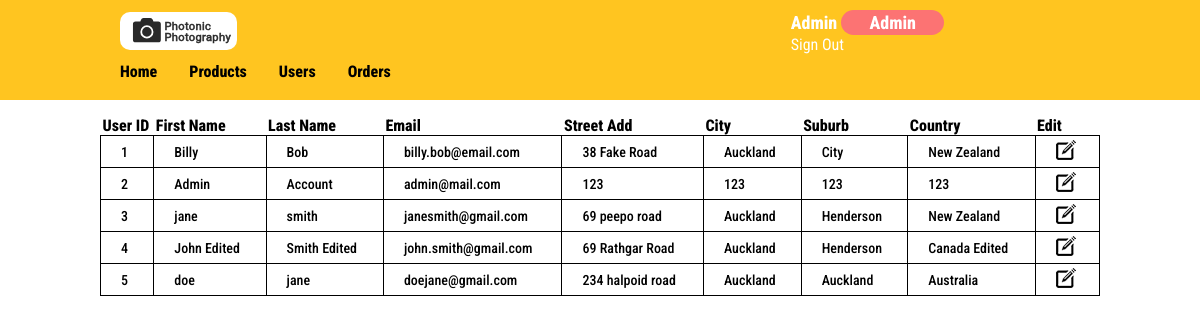
The app's page /displayusers.php (signed in) with its own data.
### tables this page shows
CREATE TABLE `users` (
  `userid` int(100) NOT NULL,
  `firstname` text NOT NULL,
  `lastname` text NOT NULL,
  `email` varchar(256) NOT NULL,
  `streetadd` varchar(256) DEFAULT NULL,
  `city` varchar(100) DEFAULT NULL,
  `suburb` varchar(100) DEFAULT NULL,
  `country` varchar(256) DEFAULT NULL,
  `psw` varchar(256) NOT NULL
);

### db.php (called while the page is built, shortened)
<?php
    class db_photography {
        private $host = "localhost";
        private $user = "bradley";
        private $db = "photography";
        private $pass = "bradleyadmin";
        private $conn;
        public function __construct() {
            try {
                $this->conn = new PDO("mysql:host=" . $this->host . ";dbname=" . $this->db, $this->user, $this->pass);
            }
            catch (PDOException $e) {
                print("Unable to connect to the databse");
                exit();
            }
        }
        public function getallusers() {
            $sql = "SELECT * FROM users";
            $q = $this->conn->query($sql)or die("failed query in getting current password");
            while($r = $q->fetch(PDO::FETCH_ASSOC)){
                $results[] = $r;
            }
            return $results;
            exit();
        }
    }
?>

### displayusers.php (the view, shortened to what this page needs)
<!DOCTYPE html>
<?php
    spl_autoload_register(function ($class) {
        include_once('db.php');
    });
    $obj = new db_photography;
    $combinedresults = $obj->getallusers();
?>
<html lang="en">
    <head>
        <link rel="stylesheet" href="css/catalogue.css">
    </head>
    <body>
        <div class="nav" id="nav">
            <div class="nav-inner-top">
                <div class="logo">
                    <a href="index.php">
                        <img src="images/logo-white.svg" alt="Photonic Photography Logo">
                    </a>
                </div>
                <div class="right-header">
                    <div class="header-icon">
                        <ul>
                            <li>
                                <div class="account">
                                    <div class="nameRole">
                                        <p><?=ucfirst($_SESSION['username']);?> <span class="userRoleIcon"><?=$_SESSION['userrole'];?></span></p>
                                        <form action="controller.php" class="signoutform" id="signoutform" method="POST">
                                            <button type='submit' class="signOutButton">Sign Out</button>
                                        </form>
                                    </div>
                                </div>
                            </li>
                        </ul>
                    </div>
                </div>
            </div>
            <div class="nav-inner-bottom">
                <div class="links">
                    <ul>
                        <li><a href="index.php">Home</a></li>
                        <li><a href="displaycatalogue.php">Products</a></li>
                        <li><a href="displayusers.php">Users</a></li>
                        <li><a href="orders.php">Orders</a></li>
                    </ul>
                </div>
            </div>
        </div>
        <div class="wrapper">
            <div class="table_results">
                <table class="products">
                    <tbody>
                        <tr>
                            <th scope="col">User ID</th>
                            <th scope="col">First Name</th>
                            <th scope="col">Last Name</th>
                            <th scope="col">Email</th>
                            <th scope="col">Street Add</th>
                            <th scope="col">City</th>
                            <th scope="col">Suburb</th>
                            <th scope="col">Country</th>
                            <th scope="col">Edit</th>
                        </tr>
                        <?php
                            foreach($combinedresults as $result){?>
                                <tr>
                                    <td><?php echo $result['userid'];?></td>
                                    <td><?php echo $result['firstname'];?></td>
                                    <td><?php echo $result['lastname'];?></td>
                                    <td><?php echo $result['email'];?></td>
                                    <td><?php echo $result['streetadd'];?></td>
                                    <td><?php echo $result['city'];?></td>
                                    <td><?php echo $result['suburb'];?></td>
                                    <td><?php echo $result['country']?></td>
                                    <td>
                                        <form action="controller.php" class="table_form" method="POST">
                                            <div>
                                                <input type="image" src="images/edit.png" name="edituser" alt="edituser">
                                            </div>
                                        </form>
                                    </td>
                                </tr>
                        <?php
                            }
                        ?>
                    </tbody>
                </table>
            </div>
        </div>
    </body>
</html>

### css/catalogue.css (style rules this page uses)
*, *::before, *::after { margin: 0; padding: 0; box-sizing: border-box; font-family: "Roboto Condensed", Arial, 'sans-serif'; font-weight: 800; }
.wrapper { max-width: 85%; min-width: 700px; margin-top: 2%; padding-bottom: 10px; padding-left: 10px; margin: auto; }
.nav { display: flex; flex-direction: column; margin: 0px 0px 1rem 0px; background-color: #FFC520; height: 100px; justify-content: center; }
.nav-inner-top { display: flex; justify-content: space-between; align-items: center; max-height: 42px; }
.nav-inner-bottom { vertical-align: middle; }
.nav ul li { list-style: none; padding: 0.5rem 1rem; }
.nav ul li a { text-decoration: none; color: #000; }
.nav ul { display: flex; }
.logo img { height: 38px; margin-left: 120px; border-radius: 10px;; }
.nameRole { font-size: 18px; }
.links { max-width: 50%; margin-left: 104px; }
.account { margin-right: 120px; }
.right-header { margin-right: 120px; color: #fff; min-width: 12%; }
.userRoleIcon { background-color: #FC7373; padding: 2px 28px; border-radius: 75px; color: white; }
table { width: 99%; border-collapse: collapse; font-size: 14px; display: table; }
table tr th { padding: 0 2px; text-align: left; font-size: 1rem; display: table-cell; vertical-align: bottom; }
table tr td { padding: 4px 20px; border: 1px solid black; font-weight: 500; }
.signOutButton { background: none!important; padding: 0!important; border: none; cursor: pointer; color: #fff; font-family: "Roboto Condensed", Arial, 'sans-serif'; font-weight: normal; font-size: 16px; }

### records on screen
users: userid "1", firstname "Billy", lastname "Bob", email "billy.bob@email.com", streetadd "38 Fake Road", city "Auckland", suburb "City", country "New Zealand"
users: userid "2", firstname "Admin", lastname "Account", email "admin@mail.com", streetadd "123", city "123", suburb "123", country "123"
users: userid "3", firstname "jane", lastname "smith", email "janesmith@gmail.com", streetadd "69 peepo road", city "Auckland", suburb "Henderson", country "New Zealand"
users: userid "4", firstname "John Edited", lastname "Smith Edited", email "john.smith@gmail.com", streetadd "69 Rathgar Road", city "Auckland", suburb "Henderson", country "Canada Edited"
users: userid "5", firstname "doe", lastname "jane", email "doejane@gmail.com", streetadd "234 halpoid road", city "Auckland", suburb "Auckland", country "Australia"

### other values on screen
$_SESSION['username'] "Admin"
$_SESSION['userrole'] "Admin"
